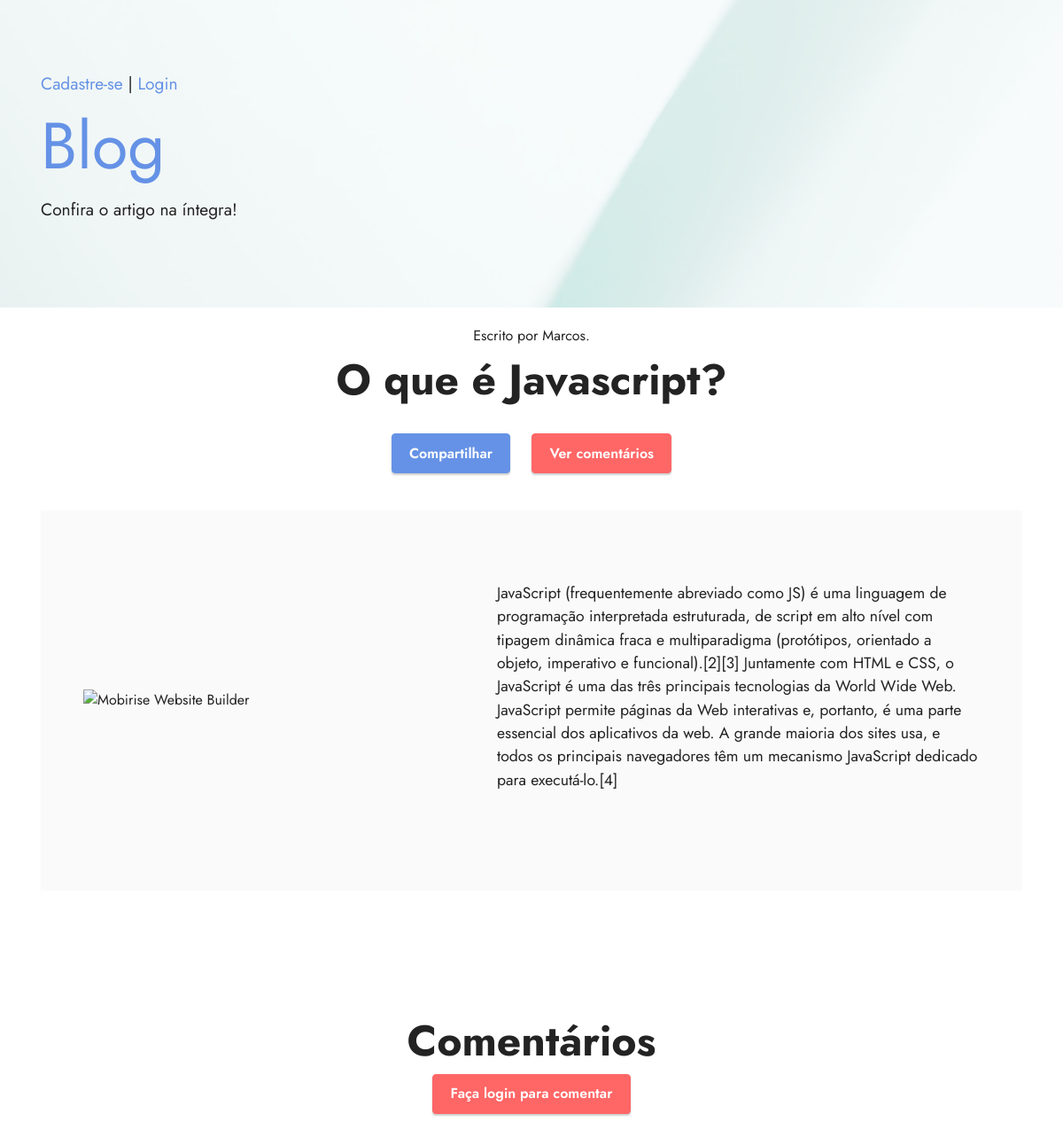
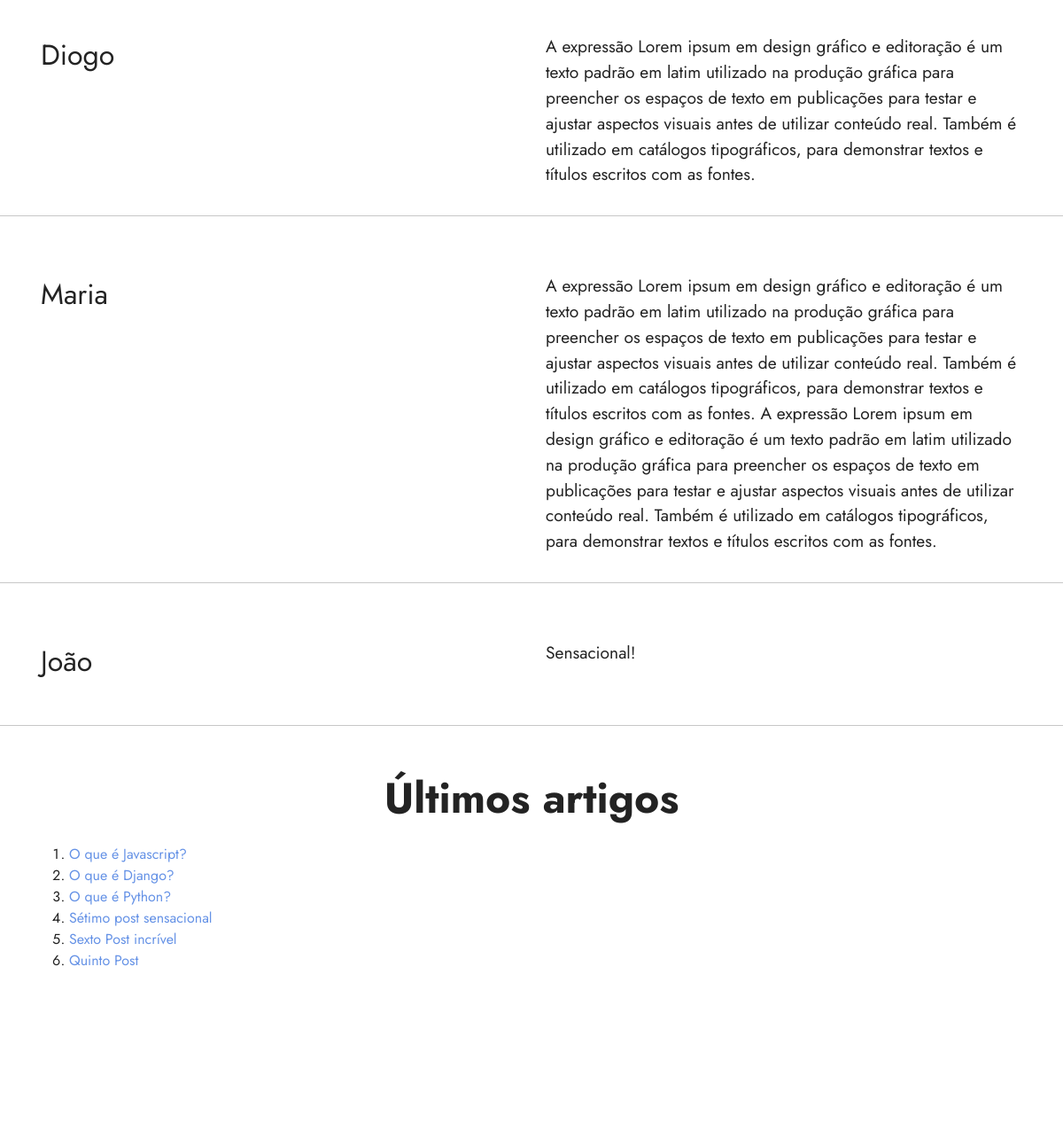
Page /post/o-que-e-javascript/ on the committed database (2 pictures, top to bottom).
### app/models.py (models this page shows, shortened)
class Post(models.Model):
    objects = models.Manager()
    publicados = PublicadosManager()
    STATUS_CHOICES = (
        ('rascunho', 'Rascunho'),
        ('publicado', 'Publicado')
    )
    titulo = models.CharField(max_length=70)
    slug = models.SlugField(max_length=70)
    corpo = models.TextField()
    status = models.CharField(max_length=9, choices=STATUS_CHOICES, default='rascunho')
    criado = models.DateTimeField(auto_now_add=True)
    publicado = models.DateTimeField(auto_now=True)
    autor = models.ForeignKey(User, on_delete=models.CASCADE, related_name='posts_autor')
    imagem = StdImageField('Imagem', upload_to='posts', blank=True, null=True,
                           variations={'thumb': {
                               'width': 438,
                               'height': 438,
                               'cropt': True}})
    class Meta:
        verbose_name = 'Post'
        verbose_name_plural = 'Posts'
        ordering = ('-publicado',)

class Comentario(models.Model):
    post = models.ForeignKey(Post, on_delete=models.CASCADE)
    nome = models.CharField('Nome', max_length=50)
    email = models.EmailField('E-mail')
    texto = models.TextField('Comentário')
    criado = models.DateTimeField('Criado em', auto_now_add=True)
    status = models.BooleanField('Ativo', default=False)
    class Meta:
        verbose_name = 'Comentário'
        verbose_name_plural = 'Comentários'

### app/views.py (the view)
# urls.py: path('post/<slug:slug>/', views.PostDetailView.as_view(), name='detail'),
class PostDetailView(DetailView):
    template_name = "blog/post/detail.html"
    context_object_name = 'detail'
    queryset = Post.publicados.all()
    def _get_coments(self, id_post):
        try:
            coments = Comentario.objects.filter(post_id=id_post, status=True)
            return coments
        except Comentario.DoesNotExist:
            return Exception
    def get_context_data(self, **kwargs):
        context = super().get_context_data(**kwargs)
        context['comentarios'] = self._get_coments(self.object.id)
        return context

### app/models.py (called while the page is built)
    def get_queryset(self):
        return super().get_queryset().filter(status='publicado')

### app/templatetags/blog_tags.py (called while the page is built)
@register.inclusion_tag('blog/post/ultimos_posts.html')
def mostrar_ultimos_posts(count=5):
    posts = Post.publicados.order_by('-publicado')[:count]
    return {'ultimos': posts}

### app/templates/blog/post/detail.html (shortened to what this page needs)
{% extends 'blog/base/base.html' %}
{% load static %}
{% load blog_tags %}
{% block conteudo %}
<div class="container">
        <br>
        <p class="align-center"> Escrito por {{ detail.autor }}. </p>
        <div class="mbr-section-head">
            <h3 class="mbr-section-title mbr-fonts-style align-center mb-0 display-2">
                <strong>{{ detail.titulo }}</strong>
            </h3>
        <br>
        </div>
         <p class="align-center">
            <a href="{% url 'share' detail.id %}" class="btn btn-primary">
            Compartilhar
            </a>
            <a href="#comentarios" class="btn btn-secondary">
            Ver comentários
            </a>
        </p>
</div>
<section data-bs-version="5.1" class="features16 cid-tzVjbxlXj9" id="features17-6">
    <div class="container">
        <div class="content-wrapper">
            <div class="row align-items-center">
                <div class="col-12 col-lg-5">
                    <div class="image-wrapper">
                        <img src="{{ detail.imagem.thumb.url }}" alt="Mobirise Website Builder">
                    </div>
                </div>
                <div class="col-12 col-lg">
                    <div class="text-wrapper">
                        <p class="mbr-text mbr-fonts-style mb-4 display-4">
                            {{ detail.corpo }}
                        </p>
                    </div>
                </div>
            </div>
        </div>
    </div>
</section>
<div id="comentarios" class="container">
        <div class="mbr-section-head">
            <h3 class="mbr-section-title mbr-fonts-style align-center mb-0 display-2">
                <strong>Comentários</strong></h3>
            <p class="align-center">
                {% if user.is_authenticated %}
                <a href="{% url 'comentar' detail.id %}" class="btn btn-secondary">
                    Comentar
                </a>
                {% else %}
                <a href="{% url 'loginuser' %}" class="btn btn-secondary">
                    Faça login para comentar
                </a>
                {% endif %}
            </p>
        </div>
</div>
{% for item in comentarios %}
<section data-bs-version="5.1" class="content10 cid-tzVgp39K95" id="content10-1" xmlns="http://www.w3.org/1999/html">
    <div class="container">
        <div class="row justify-content-center">
            <div class="col-12 col-md">
                <h6 class="mbr-section-subtitle mbr-fonts-style mb-4 display-5">
                    {{ item.nome }}
                </h6>
            </div>
            <div class="col-md-12 col-lg-6">
                <p class="mbr-text mbr-fonts-style display-7">{{ item.texto }}</p>
            </div>
        </div>
    </div>
    <hr>
{% endfor %}
<br>
{% mostrar_ultimos_posts 6%}
{% endblock %}

### app/templates/blog/post/ultimos_posts.html (shortened to what this page needs)
<div id="ultimos-artigos" class="container">
        <div class="mbr-section-head ">
            <h3 class="mbr-section-title mbr-fonts-style align-center mb-0 display-2">
                <strong>Últimos artigos</strong></h3>
            <br>
            <ol>
                {% for post in ultimos %}
                <li >
                    <a href="{% url 'detail' post.slug %}">{{ post.titulo }}</a>
                </li>
                {% endfor %}
            </ol>
        </div>
</div>

### app/static/assets/theme/css/style.css (style rules this page uses)
section { background-color: #ffffff; }
body { font-style: normal; line-height: 1.5; font-weight: 400; color: #232323; position: relative; }
section, .container, .container-fluid { position: relative; word-wrap: break-word; }
a { font-style: normal; font-weight: 400; cursor: pointer; }
a, a:hover { text-decoration: none; }
.mbr-section-title { font-style: normal; line-height: 1.3; }
.mbr-section-subtitle { line-height: 1.3; }
.mbr-text { font-style: normal; line-height: 1.7; }
h1, h2, h3, h4, h5, h6, .display-1, .display-2, .display-4, .display-5, .display-7, span, p, a { line-height: 1; word-break: break-word; word-wrap: break-word; font-weight: 400; }
b, strong { font-weight: bold; }
section { background-position: 50% 50%; background-repeat: no-repeat; background-size: cover; }
.align-center { text-align: center; }
img, iframe { display: block; width: 100%; }
.btn { font-weight: 600; border-width: 1px; font-style: normal; margin: 0.6rem 0.6rem; white-space: normal; transition: all 0.2s ease-in-out; display: inline-flex; align-items: center; justify-content: center; word-break: break-word; }
.row { display: -webkit-flex; -webkit-flex-wrap: wrap; }
.justify-content-center { -webkit-justify-content: center; }
html, body { height: auto; min-height: 100vh; }
ul, ol, pre, blockquote { margin-bottom: 2.3125rem; }
.mb-4 { margin-bottom: 2rem !important; }
@media (min-width: 992px) { .container { padding-left: 16px; padding-right: 16px; } }
@media (min-width: 992px) { .row { margin-left: -16px; margin-right: -16px; } }
@media (min-width: 992px) { .row > [class*=col] { padding-left: 16px; padding-right: 16px; } }

### app/static/assets/mobirise/css/mbr-additional.css (style rules this page uses)
body { font-family: Jost; }
.display-2 { font-family: 'Jost', sans-serif; font-size: 3rem; line-height: 1.1; }
.display-4 { font-family: 'Jost', sans-serif; font-size: 1.1rem; line-height: 1.5; }
.display-5 { font-family: 'Jost', sans-serif; font-size: 2rem; line-height: 1.5; }
.display-7 { font-family: 'Jost', sans-serif; font-size: 1.2rem; line-height: 1.5; }
.btn { padding: 0.6rem 1.2rem; border-radius: 4px; }
.btn-primary, .btn-primary:active { background-color: #6592e6 !important; border-color: #6592e6 !important; color: #ffffff !important; box-shadow: 0 2px 2px 0 rgba(0, 0, 0, 0.2); }
.btn-secondary, .btn-secondary:active { background-color: #ff6666 !important; border-color: #ff6666 !important; color: #ffffff !important; box-shadow: 0 2px 2px 0 rgba(0, 0, 0, 0.2); }
a, a:hover { color: #6592e6; }
body { overflow-x: hidden; }
a { transition: color 0.6s; }
.cid-tzVgp39K95 { padding-top: 3rem; padding-bottom: 2rem; background-color: #ffffff; }
.cid-tzVjbxlXj9 { padding-top: 1rem; padding-bottom: 8rem; background-color: #ffffff; }
.cid-tzVjbxlXj9 .content-wrapper { background: #fafafa; }
@media (min-width: 992px) { .cid-tzVjbxlXj9 .content-wrapper { padding: 5rem 3rem; } }
@media (min-width: 992px) { .cid-tzVjbxlXj9 .content-wrapper .text-wrapper { padding-left: 2rem; } }
.cid-tzVjbxlXj9 .image-wrapper img { width: 100%; object-fit: cover; }

### rows in the picture
Post: autor "Marcos", titulo "O que é Javascript?", corpo "JavaScript (frequentemente abreviado como JS) é uma linguagem de programação interpretada estruturada, de script em alto nível com tipagem dinâmica fraca e multiparadigma (protótipos, orientado a objeto, imperativo e funcional).[2][3] Juntamente com HTML e CSS, o JavaScript é uma das três principais tecnologias da World Wide Web. JavaScript permite páginas da Web interativas e, portanto, é uma parte essencial dos aplicativos da web. A grande maioria dos sites usa, e todos os principais navegadores têm um mecanismo JavaScript dedicado para executá-lo.[4]"
Comentario: nome "Diogo", texto "A expressão Lorem ipsum em design gráfico e editoração é um texto padrão em latim utilizado na produção gráfica para preencher os espaços de texto em publicações para testar e ajustar aspectos visuais antes de utilizar conteúdo real. Também é utilizado em catálogos tipográficos, para demonstrar textos e títulos escritos com as fontes."
Comentario: nome "Maria", texto "A expressão Lorem ipsum em design gráfico e editoração é um texto padrão em latim utilizado na produção gráfica para preencher os espaços de texto em publicações para testar e ajustar aspectos visuais antes de utilizar conteúdo real. Também é utilizado em catálogos tipográficos, para demonstrar textos e títulos escritos com as fontes. A expressão Lorem ipsum em design gráfico e editoração é um texto padrão em latim utilizado na produção gráfica para preencher os espaços de texto em publicações para testar e ajustar aspectos visuais antes de utilizar conteúdo real. Também é utilizado em catálogos tipográficos, para demonstrar textos e títulos escritos com as fontes."
Comentario: nome "João", texto "Sensacional!"
Post: titulo "O que é Django?"
Post: titulo "O que é Python?"
Post: titulo "Sétimo post sensacional"
Post: titulo "Sexto Post incrível"
Post: titulo "Quinto Post"
